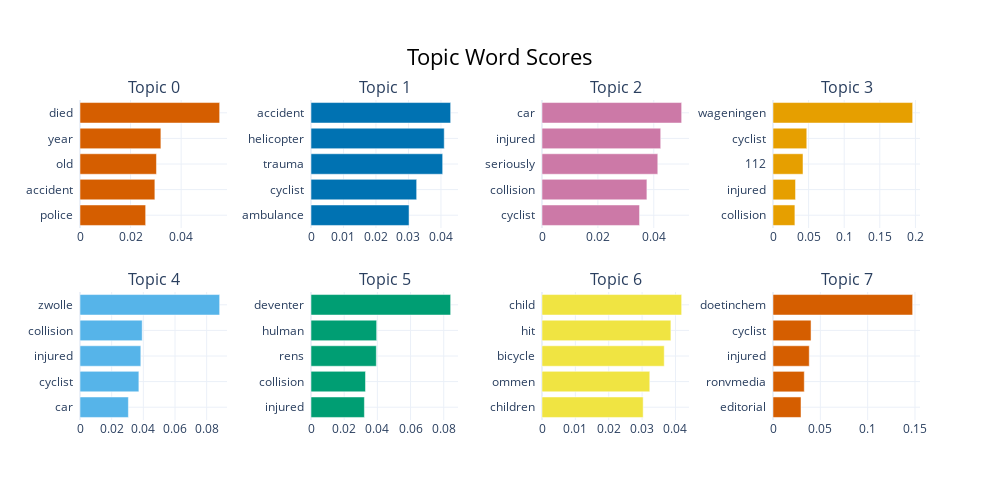

Notebook code for this chart:
### Code cell
model.visualize_barchart()

### Figure 1 — Plotly figure (JSON) as saved in the notebook; plotly's stock layout.template omitted (floating-point values rounded to 4 significant figures)
{"data": [{"marker": {"color": "#D55E00"}, "orientation": "h", "type": "bar", "x": [0.02597, 0.02961, 0.03024, 0.03199, 0.05524], "xaxis": "x", "y": ["police  ", "accident  ", "old  ", "year  ", "died  "], "yaxis": "y"}, {"marker": {"color": "#0072B2"}, "orientation": "h", "type": "bar", "x": [0.03018, 0.03252, 0.04053, 0.04101, 0.04299], "xaxis": "x2", "y": ["ambulance  ", "cyclist  ", "trauma  ", "helicopter  ", "accident  "], "yaxis": "y2"}, {"marker": {"color": "#CC79A7"}, "orientation": "h", "type": "bar", "x": [0.03491, 0.03755, 0.04144, 0.04249, 0.04998], "xaxis": "x3", "y": ["cyclist  ", "collision  ", "seriously  ", "injured  ", "car  "], "yaxis": "y3"}, {"marker": {"color": "#E69F00"}, "orientation": "h", "type": "bar", "x": [0.03075, 0.03165, 0.04211, 0.04744, 0.1961], "xaxis": "x4", "y": ["collision  ", "injured  ", "112  ", "cyclist  ", "wageningen  "], "yaxis": "y4"}, {"marker": {"color": "#56B4E9"}, "orientation": "h", "type": "bar", "x": [0.03056, 0.03718, 0.03841, 0.03929, 0.0882], "xaxis": "x5", "y": ["car  ", "cyclist  ", "injured  ", "collision  ", "zwolle  "], "yaxis": "y5"}, {"marker": {"color": "#009E73"}, "orientation": "h", "type": "bar", "x": [0.03218, 0.03284, 0.03938, 0.03957, 0.08417], "xaxis": "x6", "y": ["injured  ", "collision  ", "rens  ", "hulman  ", "deventer  "], "yaxis": "y6"}, {"marker": {"color": "#F0E442"}, "orientation": "h", "type": "bar", "x": [0.03032, 0.0323, 0.03663, 0.03862, 0.04185], "xaxis": "x7", "y": ["children  ", "ommen  ", "bicycle  ", "hit  ", "child  "], "yaxis": "y7"}, {"marker": {"color": "#D55E00"}, "orientation": "h", "type": "bar", "x": [0.02959, 0.03306, 0.03829, 0.04019, 0.1475], "xaxis": "x8", "y": ["editorial  ", "ronvmedia  ", "injured  ", "cyclist  ", "doetinchem  "], "yaxis": "y8"}], "layout": {"annotations": [{"font": {"size": 16}, "showarrow": false, "text": "Topic 0", "x": 0.0875, "xanchor": "center", "xref": "paper", "y": 1, "yanchor": "bottom", "yref": "paper"}, {"font": {"size": 16}, "showarrow": false, "text": "Topic 1", "x": 0.3625, "xanchor": "center", "xref": "paper", "y": 1, "yanchor": "bottom", "yref": "paper"}, {"font": {"size": 16}, "showarrow": false, "text": "Topic 2", "x": 0.6375, "xanchor": "center", "xref": "paper", "y": 1, "yanchor": "bottom", "yref": "paper"}, {"font": {"size": 16}, "showarrow": false, "text": "Topic 3", "x": 0.9125, "xanchor": "center", "xref": "paper", "y": 1, "yanchor": "bottom", "yref": "paper"}, {"font": {"size": 16}, "showarrow": false, "text": "Topic 4", "x": 0.0875, "xanchor": "center", "xref": "paper", "y": 0.4, "yanchor": "bottom", "yref": "paper"}, {"font": {"size": 16}, "showarrow": false, "text": "Topic 5", "x": 0.3625, "xanchor": "center", "xref": "paper", "y": 0.4, "yanchor": "bottom", "yref": "paper"}, {"font": {"size": 16}, "showarrow": false, "text": "Topic 6", "x": 0.6375, "xanchor": "center", "xref": "paper", "y": 0.4, "yanchor": "bottom", "yref": "paper"}, {"font": {"size": 16}, "showarrow": false, "text": "Topic 7", "x": 0.9125, "xanchor": "center", "xref": "paper", "y": 0.4, "yanchor": "bottom", "yref": "paper"}], "height": 500, "hoverlabel": {"bgcolor": "white", "font": {"family": "Rockwell", "size": 16}}, "showlegend": false, "title": {"font": {"color": "Black", "size": 22}, "text": "Topic Word Scores", "x": 0.5, "xanchor": "center", "yanchor": "top"}, "width": 1000, "xaxis": {"anchor": "y", "domain": [0, 0.175], "showgrid": true}, "xaxis2": {"anchor": "y2", "domain": [0.275, 0.45], "showgrid": true}, "xaxis3": {"anchor": "y3", "domain": [0.55, 0.725], "showgrid": true}, "xaxis4": {"anchor": "y4", "domain": [0.825, 1], "showgrid": true}, "xaxis5": {"anchor": "y5", "domain": [0, 0.175], "showgrid": true}, "xaxis6": {"anchor": "y6", "domain": [0.275, 0.45], "showgrid": true}, "xaxis7": {"anchor": "y7", "domain": [0.55, 0.725], "showgrid": true}, "xaxis8": {"anchor": "y8", "domain": [0.825, 1], "showgrid": true}, "yaxis": {"anchor": "x", "domain": [0.6, 1], "showgrid": true}, "yaxis2": {"anchor": "x2", "domain": [0.6, 1], "showgrid": true}, "yaxis3": {"anchor": "x3", "domain": [0.6, 1], "showgrid": true}, "yaxis4": {"anchor": "x4", "domain": [0.6, 1], "showgrid": true}, "yaxis5": {"anchor": "x5", "domain": [0, 0.4], "showgrid": true}, "yaxis6": {"anchor": "x6", "domain": [0, 0.4], "showgrid": true}, "yaxis7": {"anchor": "x7", "domain": [0, 0.4], "showgrid": true}, "yaxis8": {"anchor": "x8", "domain": [0, 0.4], "showgrid": true}}}
